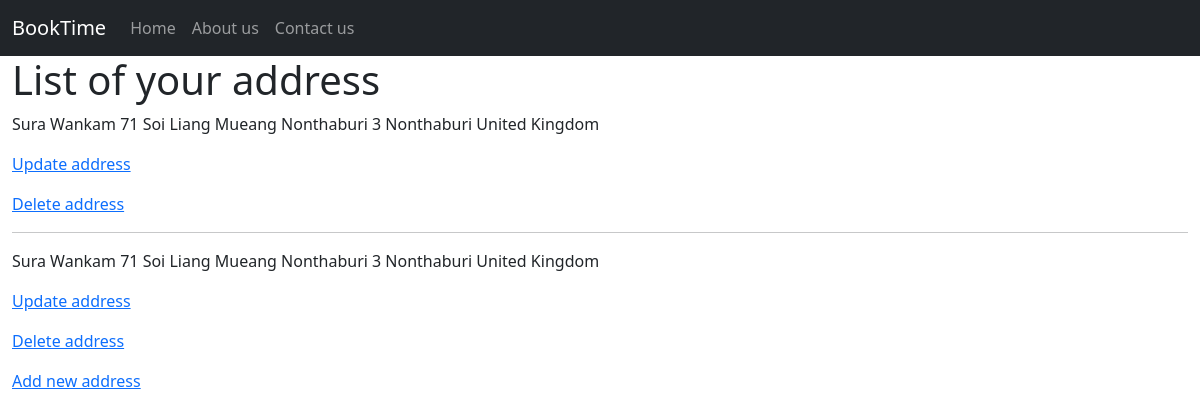
Before: /address/ (signed in) with the older database file.
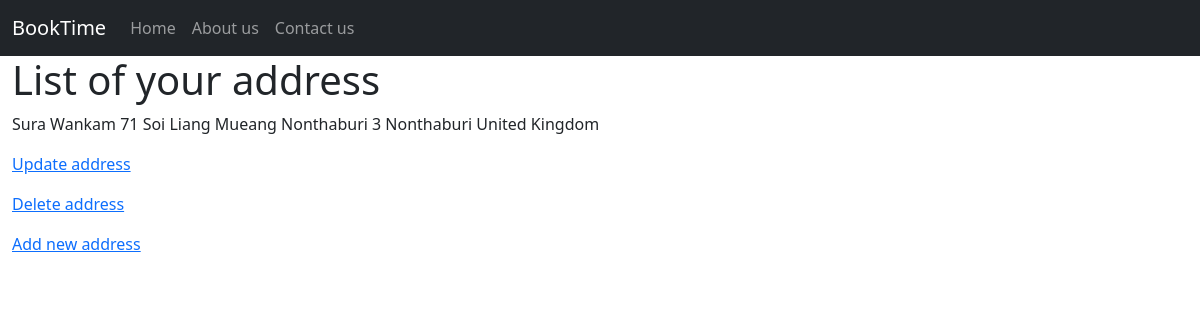
After: the same page with the newer database file.
### main/models.py (models this page shows, shortened)
class Address(models.Model):
    SUPPORTED_COUNTRIES = (
        ('uk', 'United Kingdom'),
        ('us', 'United States of America')
    )
    user = models.ForeignKey(User, on_delete=models.CASCADE)
    name = models.CharField(max_length=60)
    address1 = models.CharField('Address Line 1', max_length=60)
    address2 = models.CharField('Address Line 2', max_length=60, blank=True)
    zip_code = models.CharField('ZIP / Postal code', max_length=12)
    city = models.CharField(max_length=60)
    country = models.CharField(max_length=3, choices=SUPPORTED_COUNTRIES)

### main/views.py (the view)
# urls.py: path('address/', views.AddressListView.as_view(), name='address_list'),
class AddressListView(LoginRequiredMixin, ListView):
    model = models.Address
    def get_queryset(self):
        return self.model.objects.filter(user=self.request.user)

### main/templates/main/address_list.html (shortened to what this page needs)
{% extends "base.html" %}
{% block content %}
<h1>List of your address</h1>
{% for address in object_list %}
<p>
    {{ address.name }}
    {{ address.address1 }}
    {{ address.city }}
    {{ address.get_country_display }}
</p>
<p>
    <a href="{% url "address_update" address.id %}">Update address</a>
</p>
<p>
    <a href="{% url "address_delete" address.id %}">Delete address</a>
</p>
{% if not forloop.last %}
<hr>
{% endif %}
{% endfor %}
<p>
    <a href="{% url "address_create" %}">Add new address</a>
</p>
{% endblock content %}

### main/templates/base.html (shortened to what this page needs)
{% load static %}
<!DOCTYPE html>
<html lang="en">
<head>
	<link href="https://cdn.jsdelivr.net/npm/bootstrap@5.0.0-beta3/dist/css/bootstrap.min.css" rel="stylesheet"
>
</head>
<body>
    <nav class="navbar navbar-expand-lg navbar-dark bg-dark">
        <div class="container-fluid">
            <a class="navbar-brand" href="#">BookTime</a>
            <div class="collapse navbar-collapse" id="navbarSupportedContent">
                <ul class="navbar-nav me-auto mb-2 mb-lg-0">
                    <li class="nav-item">
                        <a class="nav-link {% if request.path == "/" %}active{% endif %}" aria-current="page"
                            href="/">Home</a>
                    </li>
                    <li class="nav-item">
                        <a class="nav-link {% if request.path == "/about-us/" %}active{% endif %}"
                            href="/about-us/">About us</a>
                    </li>
                    <li class="nav-item">
                        <a class="nav-link {% if request.path == "/contact-us/" %}active{% endif %}"
                            href="/contact-us/">Contact us</a>
                    </li>
                </ul>
            </div>
        </div>
    </nav>
    <div class="container-fluid">
        {% block content %}
        {% endblock content %}
    </div>
</body>
</html>

Changed rows visible on the page:
removed Address: name "Sura Wankam", address1 "71 Soi Liang Mueang Nonthaburi 3", city "Nonthaburi", country "United Kingdom"
